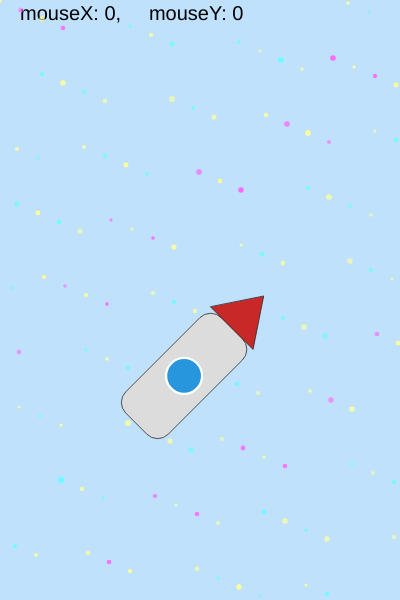
Frame 1 (no input)
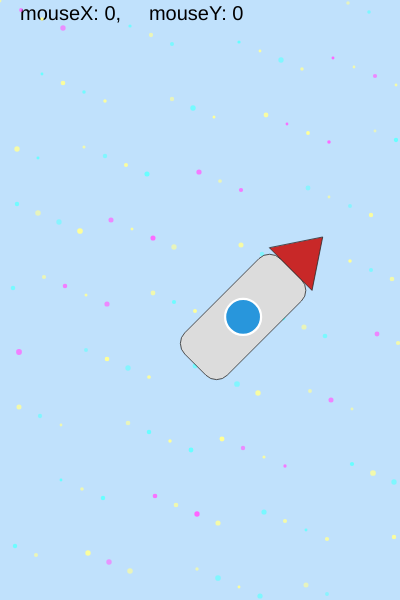
Frame 60 (no input)
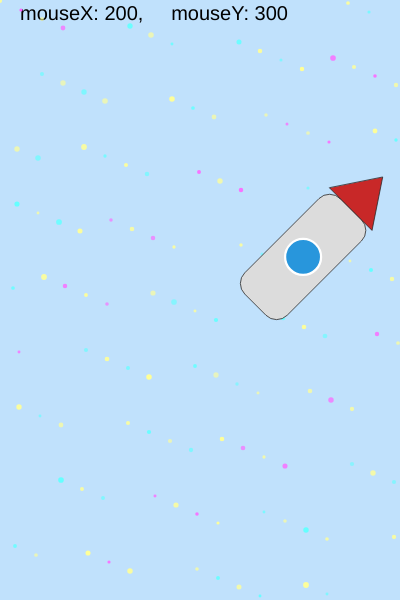
Frame 120 (the mouse pressed at the canvas centre since frame 60)

The p5.js sketch that drew these frames (run headless with seeded random() and noise() and a simulated clock; from frame 60 on, the mouse is pressed at the canvas centre):

// p5.js sketch
// ── sketch.js
// dimensioni del foglio da disegno
let xMax = 400;
let yMax = 600;

// posizione iniziale del razzo
let xRocket = xMax/2;
let yRocket = yMax*0.6;

// disegna una singola stella; il colore dipende da i
function drawStar(i, starX, starY, transparency, size){
  if(i%2==0){
      //stella tipo 1
      fill(255, 255, 150, transparency);
      ellipse(starX, starY, size);
    } else if (i%3==0){
      //stella tipo 2
      fill(255, 100, 255, transparency);
      ellipse(starX, starY, size);
    } else {
      //stella tipo 3
      fill(100, 255, 255, transparency);
      ellipse(starX, starY, size);
    }

}

// disegna n stelle (default 120)
function drawStars(n=120){
  push(); // aprire contesto di disegno
  noStroke(); // eliminare i bordi 
  for (let i=0; i < n; i++){
    let starX = (i*37) % width + (i%3)*5;
    let starY = ((i*73) % height) + (1%7);

    // trasparenza casuale tra 150 e 255
    let randomTransparency = random(150, 255);
    // diametro casuale tra 2.8 e 5.8 pixel
    let randomSize = random(2.8, 5.8);

    drawStar(i, starX, starY, randomTransparency, randomSize)
  }
  pop();
}

// disegna il razzo in (x, y) con scala scl e rotazione angle (gradi)
function drawRocket(x, y, scl=1, angle=0){
  push();
  translate(x, y); // l'origine si sposta nella posizione del razzo
  scale(scl);      // ingrandire/rimpicciolire
  rotate(angle);   // ruotare attorno all'origine

  // da qui in poi le coordinate sono relative al razzo
  // corpo
  fill(220);
  stroke(40);
  rectMode(CENTER);
  rect(0, 30, 80, 180, 20);

  // punta (triangolo rosso)
  fill(200, 40, 40);
  triangle(-40, -60, 40,-60, 0, -120)

  // finestrino
  fill(40, 150, 220);
  stroke(255);
  strokeWeight(3);
  ellipse(0, 30,48,48);

  pop(); // ripristinare il sistema di coordinate
}

// muovere il razzo: a destra e verso l'alto
function moveRocket(){
  /*xRocket = (xRocket +1) % xMax;
  yRocket = yRocket -1;

  // oltre la soglia, il razzo riparte dal basso
  let soglia = - (yMax * 0.6);th
  if (yRocket < soglia){
    yRocket = yMax;
  }*/

  // muovere il razzo: a destra e verso l'alto (retta 45°)
  xRocket = xRocket + 1;
  yRocket = yRocket - 1;

  // se il razzo è uscito in alto a destra,
  // riparte dal basso a sinistra
  if (xRocket > xMax - 40 && yRocket < 0){
    xRocket = 0;
    yRocket = yMax - 40; // calcolare la posizione in basso considerando l'altezza del razzo ruotato
  }
}

function setup() {
  createCanvas(xMax, yMax); // crea la finestra 400x600
  frameRate(30);            // 30 fotogrammi al secondo
  angleMode(DEGREES);       // gli angoli sono espressi in gradi
  //noLoop(); // disabilitare il loop di disegno automatico per testare keyPressed()
}

function draw() {
  background("#C0E1FC"); // azzurro chiaro

  // testo con le coordinate del mouse
  fill(0); // nero
  textSize(20);
  text("mouseX: " + mouseX + ",\
     mouseY: " + mouseY,20,20)

  drawStars(120) // stelle

  // razzo scalato a 0.75 e ruotato di 45 gradi
  drawRocket(xRocket, yRocket, 0.75, 45);

  moveRocket(); // aggiornare la posizione
}


/* Callbacks per interazioni con l'utente */

function mousePressed() {
  // Start/stop the animation loop
  if (isLooping()) { //https://p5js.org/reference/p5/isLooping/
    noLoop(); //https://p5js.org/reference/p5/noLoop/
  } else {
    loop(); //https://p5js.org/reference/p5/loop/
  }
}

function keyPressed() { //https://p5js.org/reference/p5/keyPressed/
  // Draw one frame
  redraw(); //https://p5js.org/reference/p5/redraw/
}
